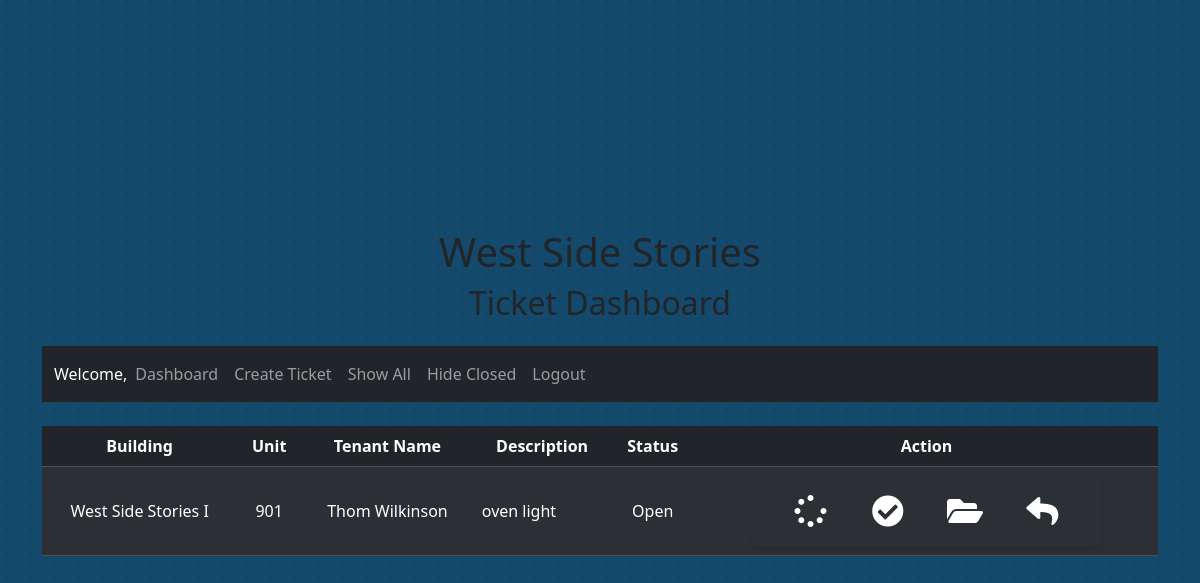
Before: /all/ with the older database file.
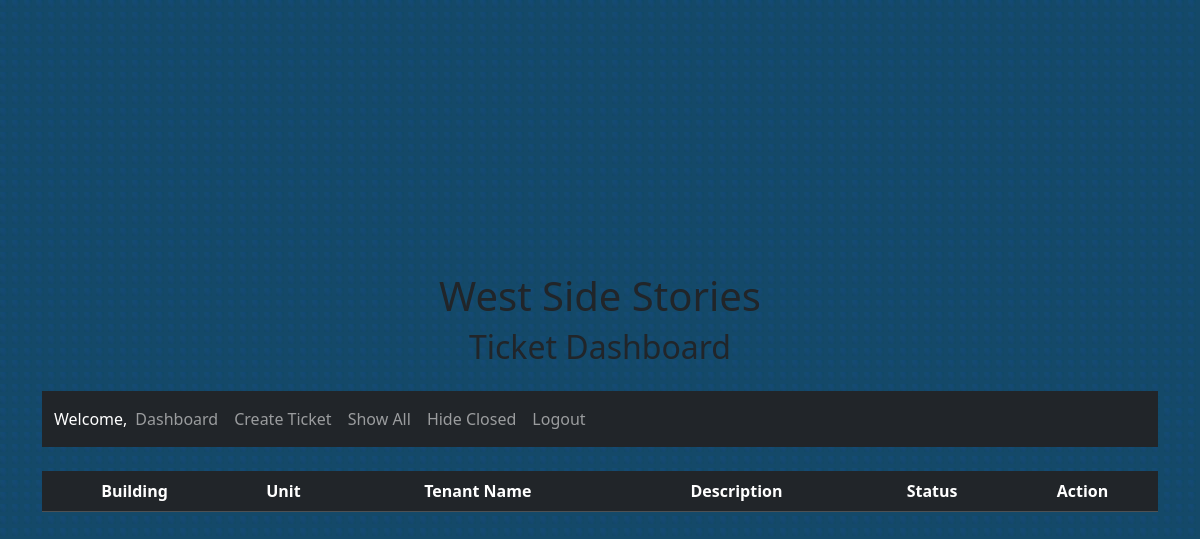
After: the same page with the newer database file.
### ticketing/models.py (models this page shows, shortened)
class Ticket(models.Model):
    STATUS_CHOICES = [
        ('Open', 'Open'),
        ('In Progress', 'In Progress'),
        ('Closed', 'Closed'),
    ]
    building = models.ForeignKey(Building, on_delete=models.CASCADE)
    unit = models.CharField(max_length=10)
    description = models.TextField()
    status = models.CharField(max_length=12, choices=STATUS_CHOICES, default='open')
    created_at = models.DateTimeField(auto_now_add=True)
    updated_at = models.DateTimeField(auto_now=True)
    phone_number = models.CharField(max_length=15, blank=True, null=True)
    email = models.EmailField(blank=True, null=True)
    tenant_name = models.CharField(max_length=100, blank=True, null=True)
    entry_permission = models.BooleanField(default=True,)

class Building(models.Model):
    name = models.CharField(max_length=100)
    address = models.TextField()
    def __str__(self):
        return self.name

### ticketing/views.py (the view)
# urls.py: path('all/', views.all_tickets, name='all_tickets'),
def all_tickets(request):
    tickets = Ticket.objects.all()
    context = {'tickets': tickets}
    return render(request, 'ticketing/dashboard.html', context)

### ticketing/templates/ticketing/dashboard.html (shortened to what this page needs)
{% include 'ticketing/nav.html' %}
    <table class="table table-dark table-striped">
        <thead>
            <tr>
                <th class="text-center">Building</th>
                <th class="text-center">Unit</th>
                <th class="text-center">Tenant Name</th>
                <th class="text-center">Description</th>
                <th class="text-center">Status</th>
                <th class="text-center">Action</th>
            </tr>
        </thead>
        <tbody>
            {% for ticket in tickets %}
            <tr>
                <td class="text-center align-middle">{{ ticket.building }}</td>
                <td class="text-center align-middle">{{ ticket.unit }}</td>
                <td class="text-center align-middle">{{ ticket.tenant_name }}</td>
                <td class="align-middle">{{ ticket.description }}</td>
                <td class="text-center align-middle">{{ ticket.status }}</td>
                <td class="text-center">
                    <form style="background-color:transparent; margin:0 auto;" id="status-form" method="POST" action="/modify/{{ ticket.id }}/{{ selectedOption }}">
                        <div class="input-group d-flex justify-content-center">
                            <div class="icon-container">
                                <i class="fas fa-2x fa-spinner" onclick="updateStatus({{ ticket.id }}, 'In Progress')"></i>
                            </div>
                            <div class="icon-container">
                                <i class="fas fa-2x fa-check-circle" onclick="updateStatus({{ ticket.id }}, 'Closed')"></i>
                            </div>
                            <div class="icon-container">
                                <i class="fas fa-2x fa-folder-open openBtn" onclick="updateStatus({{ ticket.id }}, 'Open')"></i>
                            </div>
                            <div class="icon-container">
                                <i data-email="{{ ticket.email }}" data-status="{{ ticket.status }}" data-building="{{ ticket.building }}" data-unit="{{ ticket.unit }}" class="fas fa-2x fa-reply openBtn"></i>
                            </div>
                        </div>
                    </form>
                </td>
            </tr>
            {% endfor %}
        </tbody>
    </table>
</div>
</body>
</html>

Changed rows visible on the page:
removed Ticket: building "West Side Stories I", unit "901", tenant_name "Thom Wilkinson", description "oven light", status "Open"
